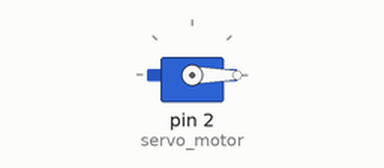
The sketch below on a simulated Arduino Uno, built with avr-gcc and run on an emulated ATmega328P. On the bench: servo.

Above: at 0.05 s.
Timing chart, 0 to 4.6 s (numbered marks = the images above):
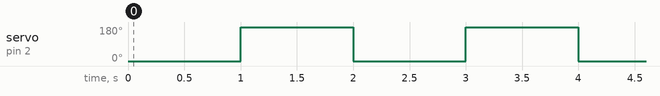

The sketch:

Servo_Motor.ino
```cpp
#include <Servo.h>  // Servo kutuphanesi projeye dahil edildi
Servo servo_motor;  // servo motor nesnesi yaratildi

void setup()
{
  servo_motor.attach(2);  // Servo motor 2 numarali pine baglandi
}

void loop()
{
  servo_motor.write(0);  // Motorun mili 100. dereceye donuyor
  delay(1000);
  servo_motor.write(180);   // Motor mili 20. dereceye donuyor
  delay(1000);
}
```

Measured:
- by itself, servo on pin 2 (servo_motor): alternates 180° for 1.0 s and 0° for 1.0 s
